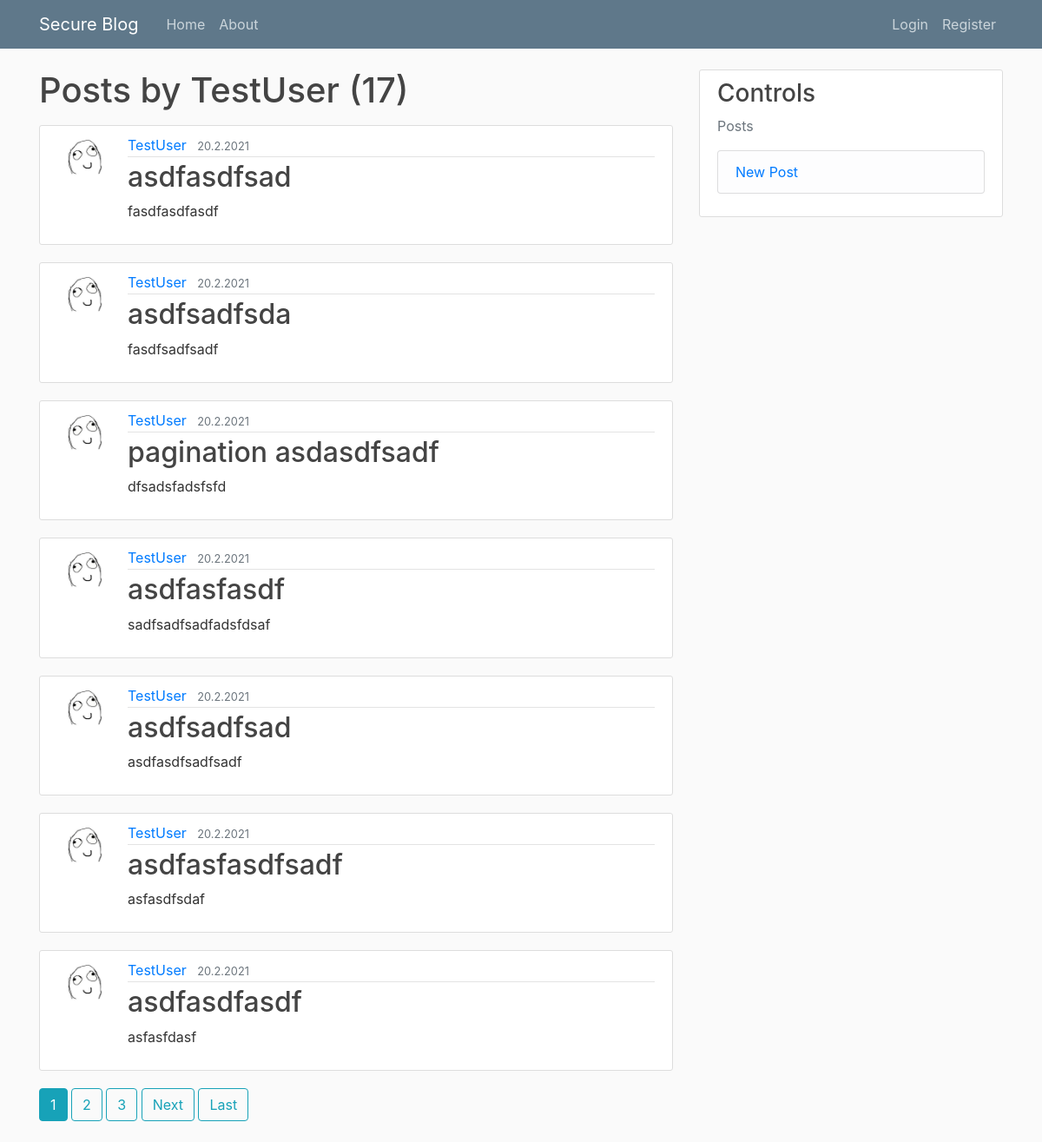
Page /user/TestUser on the committed database.
### blog/models.py (models this page shows, shortened)
class Post(models.Model):
	title = models.CharField(max_length=100)
	content = models.TextField()
	date_posted = models.DateTimeField(default=timezone.now)
	author = models.ForeignKey(User, on_delete=models.CASCADE)

### users/models.py (models this page shows, shortened)
class Profile(models.Model):
	user = models.OneToOneField(User, on_delete=models.CASCADE)
	image = models.ImageField(default='default.jpg', upload_to='profile_pics')

### blog/views.py (the view)
# urls.py: path('user/<str:username>', UserPostListView.as_view(), name='user-posts'),
class UserPostListView(ListView):
	model = Post
	template_name = 'blog/user_posts.html'
	context_object_name = 'posts'
	paginate_by = 7
	def get_queryset(self):
		user = get_object_or_404(User, username=self.kwargs.get('username'))
		return Post.objects.filter(author=user).order_by('-date_posted')

### blog/templates/blog/user_posts.html (shortened to what this page needs)
{% extends "blog/base.html" %}
{% block content %}
	<h1 class="mb-3">Posts by {{ view.kwargs.username }} ({{ page_obj.paginator.count }})</h1>
	{% for post in posts %}
		<article class="media content-section">
		  <img class="rounded-circle article-img" src="{{ post.author.profile.image.url }}">
		  <div class="media-body">
		    <div class="article-metadata">
		      <a class="mr-2" href="{% url 'user-posts' post.author.username %}">{{ post.author }}</a>
		      <small class="text-muted">{{ post.date_posted|date:"j.n.Y" }}</small>
		    </div>
		    <h2><a class="article-title" href="{% url 'post-detail' post.id %}">{{ post.title }}</a></h2>
		    <p class="article-content">{{ post.content }}</p>
		  </div>
		</article>
	{% endfor %}
	{% if is_paginated %}
		{% for num in page_obj.paginator.page_range %}
			{% if page_obj.number == num %}
				<a class="btn btn-info mb-4" href="?page={{ num }}">{{ num }}</a>
			{% elif num > page_obj.number|add:'-3' and num < page_obj.number|add:'3' %}
				<a class="btn btn-outline-info mb-4" href="?page={{ num }}">{{ num }}</a>
			{% endif %}
		{% endfor %}
		{% if page_obj.has_next %}
			<a class="btn btn-outline-info mb-4" href="?page={{ page_obj.next_page_number }}">Next</a>
			<a class="btn btn-outline-info mb-4" href="?page={{ page_obj.paginator.num_pages }}">Last</a>
		{% endif %}
	{% endif %}
{% endblock content %}

### blog/static/blog/main.css (style rules this page uses)
body { background: #fafafa; color: #333333; margin-top: 5rem; }
h1, h2, h3, h4, h5, h6 { color: #444444; }
.content-section { background: #ffffff; padding: 10px 20px; border: 1px solid #dddddd; border-radius: 3px; margin-bottom: 20px; }
.article-title { color: #444444; }
.article-content { white-space: pre-line; }
.article-img { height: 65px; width: 65px; margin-right: 16px; }
.article-metadata { padding-bottom: 1px; margin-bottom: 4px; border-bottom: 1px solid #e3e3e3 }

### rows in the picture
Post: author.profile.image (placeholder picture), author "TestUser", date_posted "20.2.2021", title "asdfasdfsad", content "fasdfasdfasdf"
Post: author.profile.image (placeholder picture), author "TestUser", date_posted "20.2.2021", title "asdfsadfsda", content "fasdfsadfsadf"
Post: author.profile.image (placeholder picture), author "TestUser", date_posted "20.2.2021", title "pagination asdasdfsadf", content "dfsadsfadsfsfd"
Post: author.profile.image (placeholder picture), author "TestUser", date_posted "20.2.2021", title "asdfasfasdf", content "sadfsadfsadfadsfdsaf"
Post: author.profile.image (placeholder picture), author "TestUser", date_posted "20.2.2021", title "asdfsadfsad", content "asdfasdfsadfsadf"
Post: author.profile.image (placeholder picture), author "TestUser", date_posted "20.2.2021", title "asdfasfasdfsadf", content "asfasdfsdaf"
Post: author.profile.image (placeholder picture), author "TestUser", date_posted "20.2.2021", title "asdfasdfasdf", content "asfasfdasf"

### other values in the picture
{{ view.kwargs.username }} "TestUser"
{{ page_obj.paginator.count }} "17"
{{ num }} "1"
{{ num }} "2" "3"
